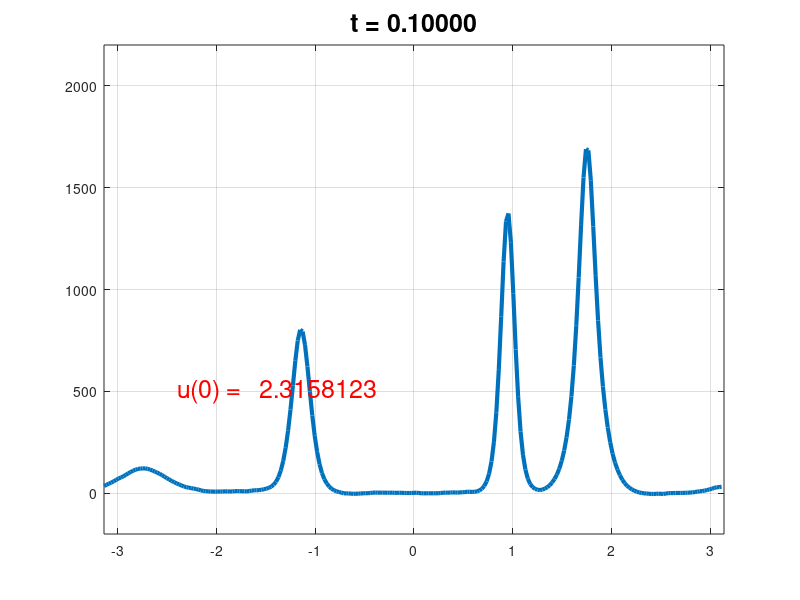

Write MATLAB code to recreate this figure.
% kdv.m - Solve KdV equation by Fourier spectral/ETDRK4 scheme
%         A.-K. Kassam and L. N. Trefethen 4/03
%
% This code solves the Korteweg-de Vries eq. u_t+uu_x+u_xxx=0
% with periodic BCs on [-pi,pi].  The numerical method is Fourier
% spectral in space and unusually accurate in time: the 4th-order
% ETDRK4 scheme of Cox and Matthews.  See Cox and Matthews,
% "Exponential time differencing for stiff systems," J. Comp. Phys.
% 2002 and Kassam and Trefethen, "Fourth-order time stepping for
% stiff PDEs", SIAM J. Sci. Comp., 2005.

% Set up grid and two-soliton initial data:
  N = 256; x = (2*pi/N)*(-N/2:N/2-1)';
  A = 25; B = 16;
  %u = 3*A^2*sech(.5*(A*(x+2))).^2+3*B^2*sech(.5*(B*(x+1))).^2;
  u = 2*A^2*sech(.1*(A*(x+2))).^2;           % alternative initial data 
  p = plot(x,u,'linewidth',3);
  axis([-pi pi -200 2200]), grid on

% Precompute ETDRK4 scalar quantities (Kassam-Trefethen):
  h = 2e-6;                            % time step
  k = [0:N/2-1 0 -N/2+1:-1]';          % wave numbers
  L = 1i*k.^3;                         % Fourier multipliers
  E = exp(h*L); E2 = exp(h*L/2);
  M = 64;                              % no. pts for complex means
  r = exp(2i*pi*((1:M)-0.5)/M);        % roots of unity
  LR = h*L(:,ones(M,1))+r(ones(N,1),:);
  Q  = h*mean(                  (exp(LR/2)-1)./LR   ,2);
  f1 = h*mean((-4-LR+exp(LR).*(4-3*LR+LR.^2))./LR.^3,2);
  f2 = h*mean(    (4+2*LR+exp(LR).*(-4+2*LR))./LR.^3,2);
  f3 = h*mean((-4-3*LR-LR.^2+exp(LR).*(4-LR))./LR.^3,2);
  g = -.5i*k;

% Time-stepping by ETDRK4 formula (Cox-Matthews):
  disp('press <return> to begin'), pause   % wait for user input
  t = 0; step = 0; v = fft(u);
  while t+h/2 < 0.1
    step = step+1;
    t = t+h;
    Nv = g.*fft(real(ifft(v)).^2);
    a = E2.*v+Q.*Nv;        Na = g.*fft(real(ifft(a)).^2);
    b = E2.*v+Q.*Na;        Nb = g.*fft(real(ifft(b)).^2);
    c = E2.*a+Q.*(2*Nb-Nv); Nc = g.*fft(real(ifft(c)).^2);
    v = E.*v+(Nv.*f1+(Na+Nb).*f2+Nc.*f3);
    if mod(step,20)==0
      u = real(ifft(v)); set(p,'ydata',u)
      title(sprintf('t = %7.5f',t),'fontsize',18), drawnow
    end
  end
  text(-2.4,500,sprintf('u(0) = %11.7f',u(N/2+1)),'fontsize',18,'color','r')
